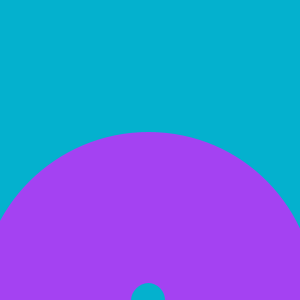
Frame 1 (no input)
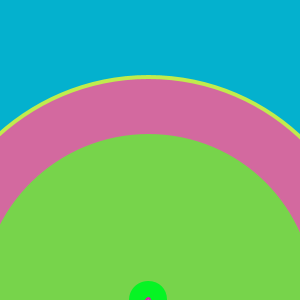
Frame 60 (the mouse pressed at the canvas centre just before this capture)
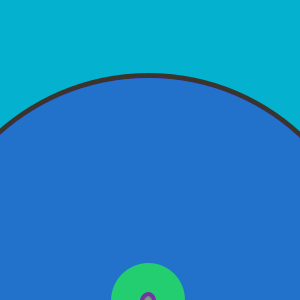
Frame 120 (the mouse held since frame 60 and released just before this capture)

The Processing sketch that drew these frames (run headless with seeded random() and noise(); from frame 60 on, the mouse is pressed at the canvas centre):

// Processing sketch: processing_66765
// ── processing_66765.pde

void setup()
{
  size(300,300);
  background(#04B1CE);
  noFill();
}
void draw()
{
  strokeWeight(random(185,10));
  stroke(random(255),random(255),random(255));
  float rainbow_size = random(115,270);
  ellipse(148,300,rainbow_size,rainbow_size);
}
